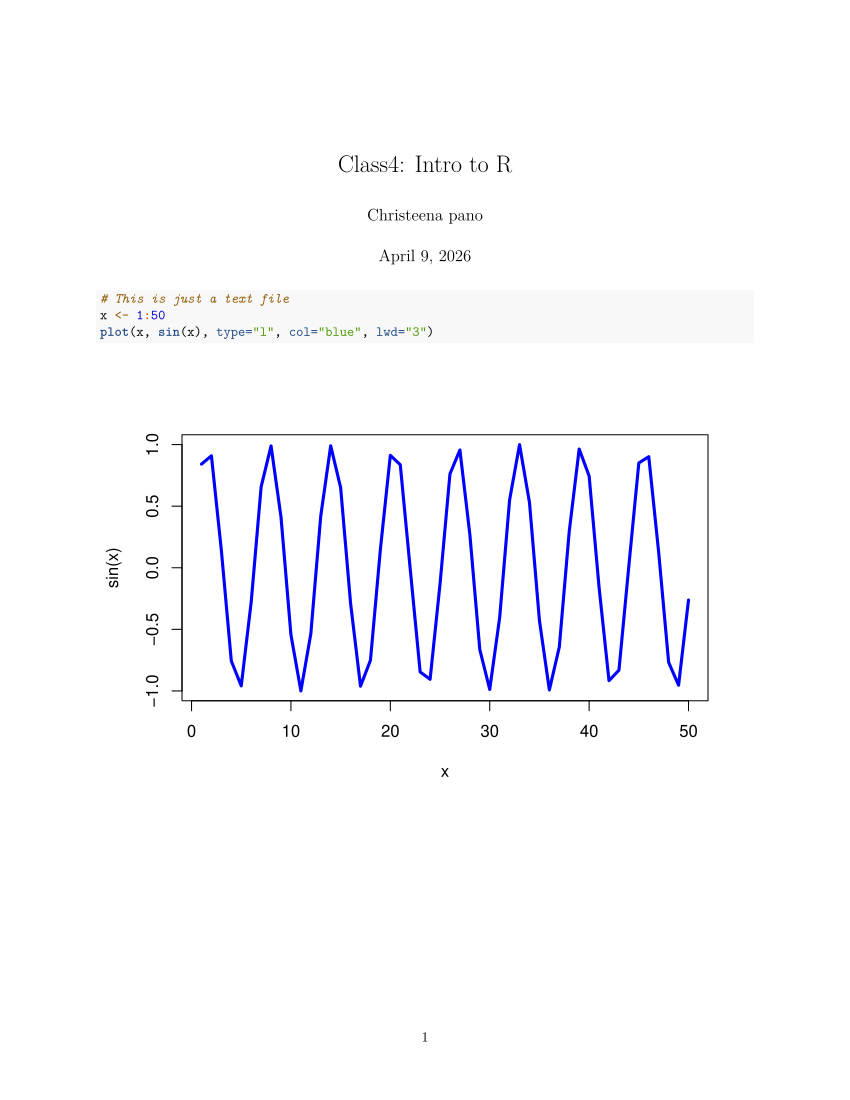

Here is the R script that generated this plot:
#' ---
#' title: "Class4: Intro to R"
#' author: "Christeena pano"
#' date: "April 9, 2026"
#' ---



# This is just a text file
x <- 1:50
plot(x, sin(x), type="l", col="blue", lwd="3")
